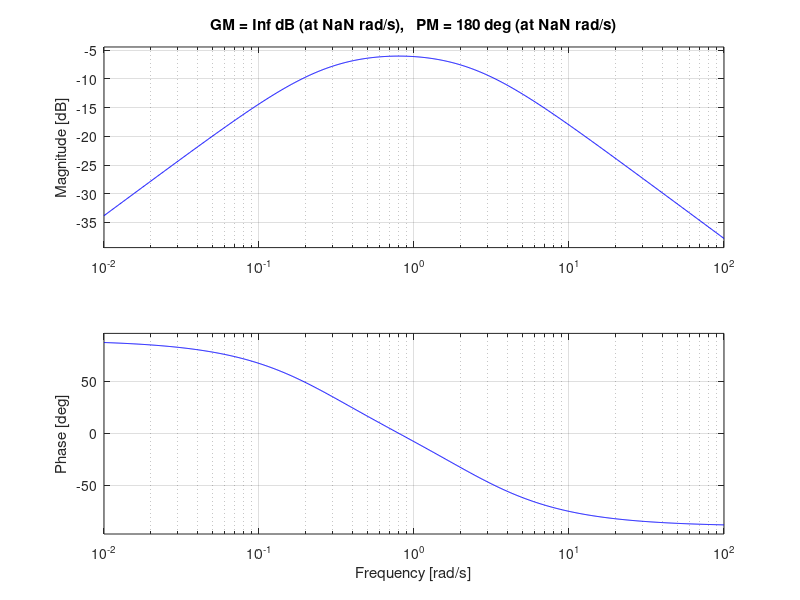
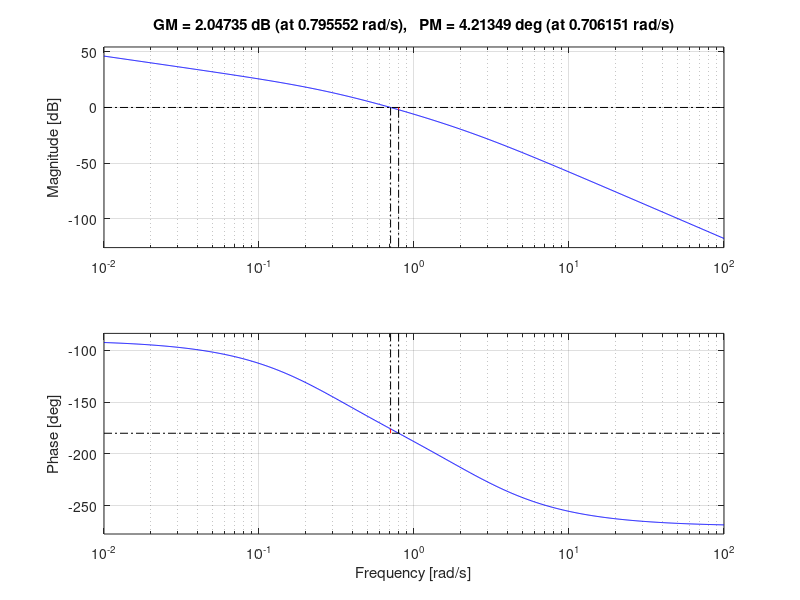
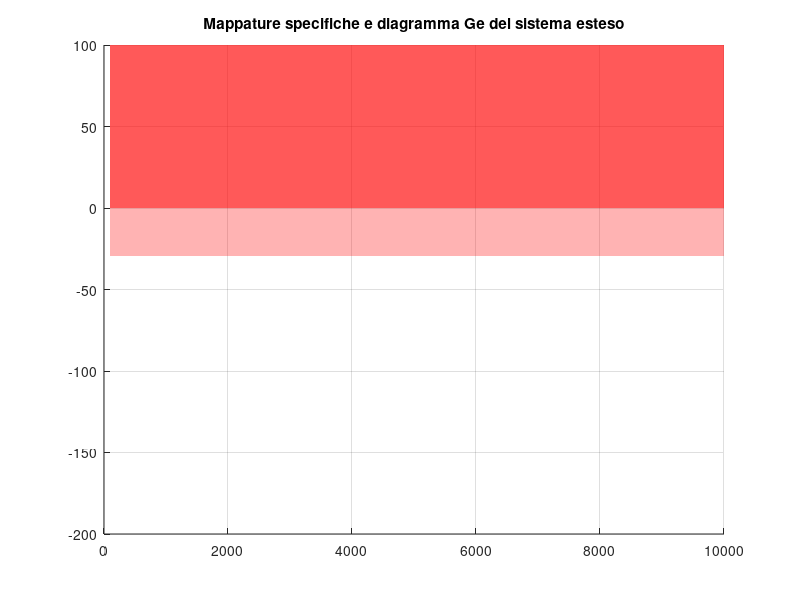

Recreate these plots in MATLAB, in order. (Note: this script raises an error after producing the figures.)
clear all, clc
%% Parameters
mi=0.1; %[kg] Massa concentrata dell'imperferzione
beta=2;
ei=0.5; % distanza massa-asse di rotazione
g=9.8; % accelerazione gravitazionale
Ie=0.75; % momento di inerzia delle eliche senza deformazione
 % ! GARANTITA ROBUSTEZZA PER +- 0.1 !
 
% EQUILIBRI DEL SISTEMA:
teta_e = 0; % accelerazione angolare d'equilibrio
omega_e = 0; %velocità angolare d'equilibrio
u_e = 0; % ingresso di equilibrio
% tau=u(t); coppia applicata al rotore(ingresso del sistema)
  
%RANGE DIAGRAMMA DI BODE:
omega_plot_min = 1e-4;
omega_plot_max = 1e4; 


%(EQUAZIONI DI STATO) System dynamics:
% dot{x_1}=x_2; 
%(mi*ei^2+Ie)*dot{x_2}=-(beta*x_2)-(g*mi*ei*sin(x_1))+teta;
% y=x_2;

%MATRICI SISTEMA LINEARIZZATO:
A=[0,1; -(g*mi*ei)/((mi*ei*ei)+Ie), -beta/((mi*ei*ei)+Ie)];
B=[0;1/((mi*ei*ei)+Ie)];
C=[0,1];
D=0;

%FUNZIONE DI TRASFERIMENTO:
s=tf('s');                                                           
I_s=[s,0;0,s];
GG=2000*s/(1550*s^2+4000*s+981); % GG=C*(inv(I_s-A))*B+D;
GG=zpk(GG); %fattorizzazione
disp("Funzione di Trasferimento G(s):");
display(GG);
grid on, zoom on, hold on;

%FIGURA 1 ( Diagramma di Bode e Margine di fase della G(s) ):
figure(1)
bode(GG) %diagramma di Bode della G(s)
margin(GG)

% Requirements/specifications
W=5;
mu_s=1;
%REGOLATORE STATICO:
Rs = mu_s/(s*s); %da specifica errore a infinito nullo per ingresso (due poli nell'origine)
%w(t)=W*1(t) -> Inserisco un polo nell'origine tramite Rs(s)

% SISTEMA ESTESO:
Ge = Rs*GG;
disp("Sistema esteso");
display(Ge);

%DIAGRAMMA DI BODE DELLA Ge(s):
figure(2)
bode(Ge) 
margin(Ge)

% -> Allowed overshoot S%<=1%=0.01
S_100= 0.01;% sovraelongazione percentuale massima
xi_star= sqrt(log(S_100)^2/(pi^2+log(S_100)^2)); %=0.8261
%margine di fase (rispetta la specifica data: Mf>=45):
Mf=xi_star*100; %=82.6085
display(Mf)

% -> Settling time...Ta,1<=4 [s]:
T_a1Max=4;% tempo di assestamento all' h per cento(con h=1)

%T_a1=4.6/(xi_star*omega_c)<4
%Mf=xi_star*100;
%omega_c>=460/(4*Mf)

omega_cMin=460/(T_a1Max*Mf);

%Punto 4: attenuazione disturbo An volte 
%MAPPATURA SPECIFICHE RUMORE DI MISURA

% Measure Noise requirements 
omega_n=100;
A_n=20*log10(30); %dalla specifica sull'abbattimento del rumore di misura n(t) per omega>100

figure(3);
title("Mappature specifiche e diagramma Ge del sistema esteso");
zoom on, grid on, hold on;
x1 = [omega_n omega_plot_max omega_plot_max omega_n]; 
y1 = [-A_n -A_n 100 100]; 
patch(x1, y1, 'red', 'FaceAlpha', 0.3, 'EdgeAlpha' ,0); %strumento di disegno zona proibita specifiche su n(t)

%Punto 3: omega_cMin zona di attraversamento per L(jw) = 0dB
x21 = [omega_plot_min omega_cMin omega_cMin omega_plot_min];
y21 = [-200 -200 0 0];
patch(x21, y21, 'red', 'FaceAlpha', 0.3, 'EdgeAlpha' ,0); %vincolo su omega_cMin: zona proibita sx

%In mancanza di specifiche imponiamo Wc,max uguale a Wn
x22 = [omega_n omega_plot_max omega_plot_max omega_n];
y22 = [0 0 100 100];
patch(x22, y22, 'red', 'FaceAlpha', 0.5, 'EdgeAlpha' ,0); %vincolo su omega_cMax: zona proibita dx

bodeplot(Ge,{omega_plot_min, omega_plot_max});
margin(Ge);

%Punto 3: MARGINE DI FASE
x3 = [omega_cMin omega_n omega_n omega_cMin];
y3 = [-360 -360 -180+Mf -180+Mf];
patch(x3, y3, 'g', 'FaceAlpha', 0.3, 'EdgeAlpha' ,0);

%Vincolo su margine di fase: 
%il grafico non deve attraversare il range in corrisponde di valori
%precedenti ad L(jw)=0 ma in Wc in quanto Mf è definito in quel punto


%% REGOLATORE DINAMICO
% SCENARIO TIPO B

Rdz = (1+(1/(omega_cMin*1.4)*s)); %aggiungiamo uno zero


figure(4)
mu_d=1.2;
omegac_star=2.5; %Scegliamo omegaC_star nel range [omegac_min , omega_n]
[mag_omega_c_star, arg_omega_c_star, omegac_star] = bode(Ge*Rdz, omegac_star);
amp_Ge_db=20*log10(mag_omega_c_star); 
M_star=10^(-amp_Ge_db/20);


Mf_star=90;% vincolo minimo >=82,60 Mf_star=180+arg(L(jw_c_star));
phi_star=Mf_star-180-arg_omega_c_star;
tau=(M_star- cosd(phi_star))/(omegac_star*sind(phi_star));
alpha_tau=(cosd(phi_star)- 1/M_star)/((omegac_star*sind(phi_star)));

display(M_star);
display(cosd(phi_star)); %vincolo su cos(phi_star)>1/M_star rispettato
display(1/M_star);

%RETE ANTICIPATRICE:
Rds_ant=(1+tau*s)/(1+alpha_tau*s); 

zoom on, grid on, hold on;
x1 = [omega_n omega_plot_max omega_plot_max omega_n]; 
y1 = [-A_n -A_n 100 100];
patch(x1, y1, 'red', 'FaceAlpha', 0.3, 'EdgeAlpha' ,0); %strumento di disegno zona proibita specifiche su n(t)

%Punto 3: omega_cMin zona di attraversamento per L(jw) = 0dB
x21 = [omega_plot_min omega_cMin omega_cMin omega_plot_min];
y21 = [-200 -200 0 0];
patch(x21, y21, 'red', 'FaceAlpha', 0.3, 'EdgeAlpha' ,0); %vincolo su omega_cMin: zona proibita sx

%In mancanza di specifiche imponiamo Wc,max uguale a Wn
x22 = [omega_n omega_plot_max omega_plot_max omega_n];
y22 = [0 0 100 100];
patch(x22, y22, 'red', 'FaceAlpha', 0.5, 'EdgeAlpha' ,0); %vincolo su omega_cMax: zona proibita dx

%FUNZIONE AD ANELLO APERTO:
LS=Rds_ant*Rdz*Ge*mu_d;
bodeplot(LS,{omega_plot_min, omega_plot_max});
margin(LS);


%(Punto 3) vincolo su margine di fase:
x3 = [omega_cMin omega_n omega_n omega_cMin];
y3 = [-360 -360 -180+Mf -180+Mf];
patch(x3, y3, 'g', 'FaceAlpha', 0.3, 'EdgeAlpha' ,0);

%FUNZIONE DI SENSITIVITA' COMPLEMENTARE:
figure(5)
k=1.5;
FF = k*LS/(1+k*LS); %funzione di sensitività complementare
disp("Funzione di sensitività complementare");
display(FF);
display(zpk(FF));
title("BODE PLOT OF F(s)");
bode(FF);

%RISPOSTA AL GRADINO DELLA F(s)
figure(6);
title("Risposta al gradino della F");
%grafico con vincoli su tempo di assestamento e sovraelongazione della
%risposta al gradino della F
hold on;
grid on, zoom on;
x1 = [4 10 10 4];
y1 = [0 0 4.95 4.95];

x2 = [4 10 10 4];
y2 = [5.05 5.05 8 8];

x3 = [0 3.98 3.98 0];
y3 = [5.05 5.05 8 8];

patch(x1, y1, 'y'); %SPECIFICA TEMPO DI ASSESTAMENTO
patch(x2, y2, 'y'); %SPECIFICA TEMPO DI ASSESTAMENTO
patch(x3, y3, 'green'); %SPECIFICA SOVRAELONGAZIONE
step(W*FF, 8);

% Diagramma di bode della S(s)
SS = 1/(1+LS);
figure(7);
title("BODE PLOT OF S(s)");
bode(SS);

%Diagramma di bode della R(s)
RR = mu_d*Rds_ant*Rdz*Rs;
figure(8);
title("BODE PLOT OF R(s)");
bode(RR);
disp("Regolatore");
display(zpk(RR));



%% ANIMAZIONE

[y_step, t_step] = step(W*FF, 4.5);
pause('on');
T=t_step;  
Y=y_step;

fhand=figure(10);
clf;
max_T=max(T);
min_Y=min(Y);
max_Y=max(Y);
Y_ss=Y(end);

for i=1:1:length(T)  

    figure(10);
    clf;
    palag=patch([-0.05 -0.05 0.05 0.05] ,[-ei ei ei -ei],'g'); 
    palab=patch([-ei ei ei -ei] ,[-0.05 -0.05 0.05 0.05],'b'); 
    
    xlim([-1 1])
    ylim([-1 1])

 
    INTEGRANDA = @(t) interp1(T, Y, t);
    integrale = integral(INTEGRANDA,0,T(i));


    dim = [0.45 0.45 0.4 0.4];
    tempi = sprintf('Time = %d s', T(i));
    velocita = sprintf('Omega = %d rad/s', Y(i)+omega_e);
    label = {tempi, velocita};
    annotation('textbox',dim,'String',label,'FitBoxToText','on', 'BackgroundColor','white');


    rotate(palag, [0 0 1], integrale/(2*pi)*360);
    rotate(palab, [0 0 1], integrale/(2*pi)*360);

    pause(0.000001);

if ishandle(fhand)==false; break;
end
end 

%% SIMULINK 
open("SIMULAZIONE_gruppoE"); %apertura file simulink

%Definizione coefficienti del controllore
R = mu_d*Rds_ant*Rdz*Rs;
omega_n=100;
[n_r,d_r]=tfdata(R);
num_r=n_r{1};
den_r=d_r{1};
W=5;
%condizioni iniziali
x0=[0;0];
x_e=[0;0];
u_e=0; %u_e=g*mi*ei*sen(theta_e)
ye=0; %ye = omega_e = 0;
A=[0,1; -981/1550, -80/31];
B=[0;40/31];
C=[0,1];
D=0;